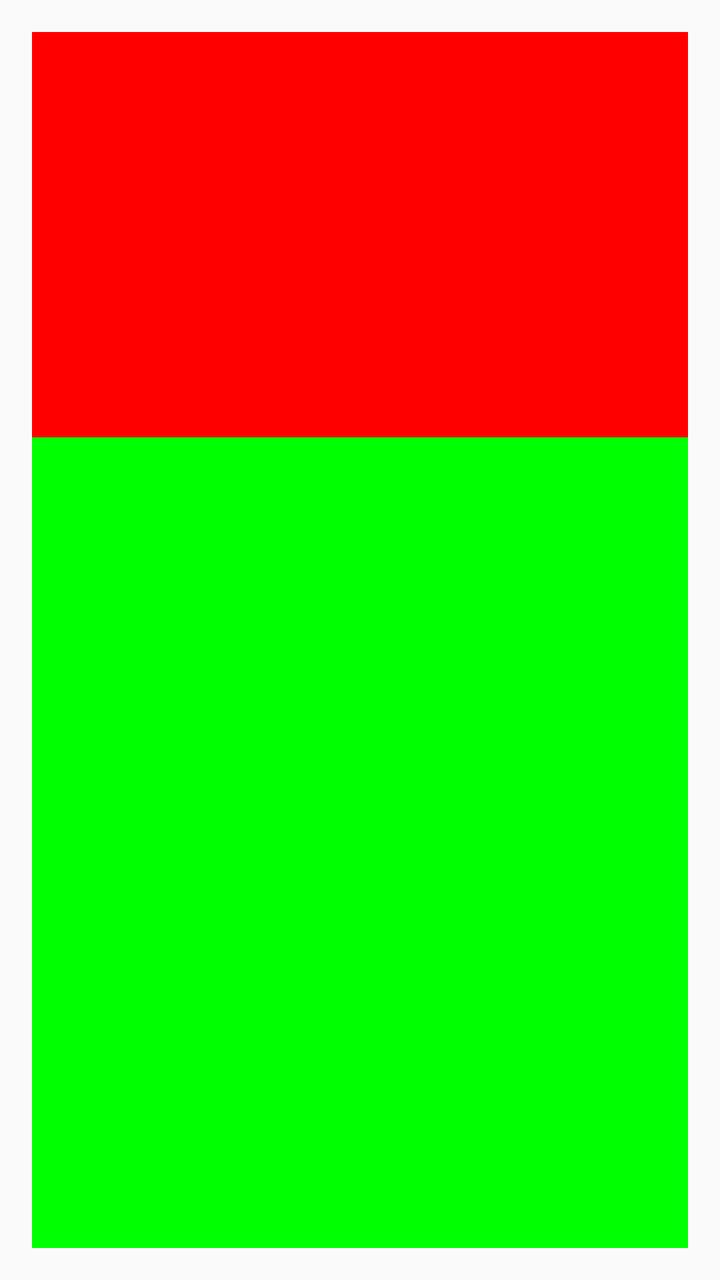
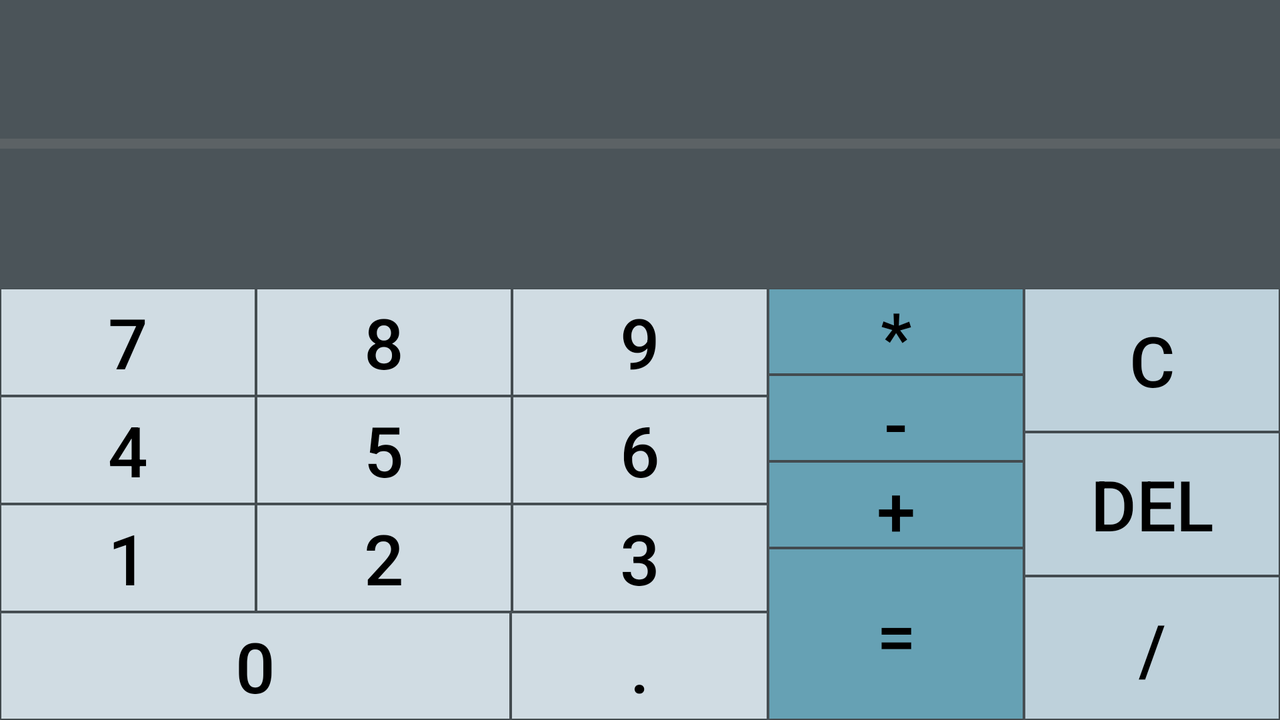

An Android layout and its configuration variant, each rendered on a device that would load it. The default file and the variant file are quoted in full after the pictures.
<!-- AndroidManifest.xml: application theme AppTheme -->
<!-- res/layout/activity_main.xml -->
<?xml version="1.0" encoding="utf-8"?>
<LinearLayout xmlns:android="http://schemas.android.com/apk/res/android"
    xmlns:tools="http://schemas.android.com/tools"
    android:layout_width="match_parent"
    android:layout_height="match_parent"
    android:paddingBottom="@dimen/activity_vertical_margin"
    android:paddingLeft="@dimen/activity_horizontal_margin"
    android:paddingRight="@dimen/activity_horizontal_margin"
    android:paddingTop="@dimen/activity_vertical_margin"
    android:orientation="vertical"
    tools:context="com.anddle.calculator.MainActivity">

    <LinearLayout
        android:layout_width="match_parent"
        android:layout_height="0dp"
        android:background="#FFFF0000"
        android:layout_weight="1"/>

    <LinearLayout
        android:layout_width="match_parent"
        android:layout_height="0dp"
        android:background="#FF00FF00"
        android:layout_weight="2"/>

</LinearLayout>
<!-- resources referenced by this layout -->
<resources>
  <dimen name="activity_horizontal_margin">16dp</dimen>
  <dimen name="activity_vertical_margin">16dp</dimen>
  <style name="AppTheme" parent="Theme.AppCompat.Light.DarkActionBar">
          
          <item name="colorPrimary">@color/colorPrimary</item>
          <item name="colorPrimaryDark">@color/colorPrimaryDark</item>
          <item name="colorAccent">@color/colorAccent</item>
      </style>
  <color name="colorPrimary">#3F51B5</color>
  <color name="colorPrimaryDark">#303F9F</color>
  <color name="colorAccent">#FF4081</color>
</resources>
<!-- res/layout-land/activity_main.xml (the repository's variant of the layout above) -->
<!-- drawn on the phone turned sideways -->
<?xml version="1.0" encoding="utf-8"?>
<LinearLayout xmlns:android="http://schemas.android.com/apk/res/android"
    xmlns:tools="http://schemas.android.com/tools"
    android:layout_width="match_parent"
    android:layout_height="match_parent"
    android:orientation="vertical"
    tools:context="com.anddle.calculator.MainActivity"
    android:background="@color/colorAppBG">

    <LinearLayout
        android:layout_width="match_parent"
        android:layout_height="0dp"
        android:layout_weight="2"
        android:orientation="vertical">

        <include layout="@layout/display_area"/>

    </LinearLayout>

    <LinearLayout
        android:layout_width="match_parent"
        android:layout_height="0dp"
        android:layout_weight="3">

        <TableLayout
            android:layout_width="0dp"
            android:layout_height="match_parent"
            android:layout_weight="3">

            <include layout="@layout/digital_btn_area"/>

        </TableLayout>

        <LinearLayout
            android:layout_width="0dp"
            android:layout_height="match_parent"
            android:layout_weight="1"
            android:orientation="vertical">

            <include layout="@layout/symbol_dark_btn_area"/>

        </LinearLayout>

        <LinearLayout android:layout_weight="1"
            android:layout_height="match_parent"
            android:layout_width="0dp"
            android:orientation="vertical">

            <include layout="@layout/symbol_light_btn_area"/>

        </LinearLayout>

    </LinearLayout>

</LinearLayout>
<!-- res/layout/display_area.xml (included above) -->
<?xml version="1.0" encoding="utf-8"?>
<merge xmlns:android="http://schemas.android.com/apk/res/android"
    android:layout_width="match_parent" android:layout_height="match_parent">

    <TextView
        android:id="@+id/result_area"
        android:layout_width="match_parent"
        android:layout_height="0dp"
        android:layout_weight="1"
        style="@style/TextAreaStyle" />

    <View
        android:layout_width="match_parent"
        android:layout_height="5dp"
        android:background="@color/colorDisplayDivider" />

    <TextView
        android:id="@+id/formula_area"
        android:layout_width="match_parent"
        android:layout_height="0dp"
        android:layout_weight="1"
        style="@style/TextAreaStyle" />

</merge>
<!-- res/layout/digital_btn_area.xml (included above) -->
<?xml version="1.0" encoding="utf-8"?>
<merge xmlns:android="http://schemas.android.com/apk/res/android"
    android:layout_width="match_parent" android:layout_height="match_parent">

    <TableRow android:layout_weight="1">
        <Button
            android:id="@+id/btn_7"
            android:onClick="onClick"
            android:layout_weight="1"
            android:layout_width="0dp"
            android:layout_height="match_parent"
            android:text="@string/btn_7"
            style="@style/DigitalBtnStyle" />

        <Button
            android:id="@+id/btn_8"
            android:onClick="onClick"
            android:layout_weight="1"
            android:layout_width="0dp"
            android:layout_height="match_parent"
            android:text="@string/btn_8"
            style="@style/DigitalBtnStyle" />

        <Button
            android:id="@+id/btn_9"
            android:onClick="onClick"
            android:layout_weight="1"
            android:layout_width="0dp"
            android:layout_height="match_parent"
            android:text="@string/btn_9"
            style="@style/DigitalBtnStyle" />
    </TableRow>

    <TableRow android:layout_weight="1">
        <Button
            android:id="@+id/btn_4"
            android:onClick="onClick"
            android:layout_weight="1"
            android:layout_width="0dp"
            android:layout_height="match_parent"
            android:text="@string/btn_4"
            style="@style/DigitalBtnStyle" />

        <Button
            android:id="@+id/btn_5"
            android:onClick="onClick"
            android:layout_weight="1"
            android:layout_width="0dp"
            android:layout_height="match_parent"
            android:text="@string/btn_5"
            style="@style/DigitalBtnStyle" />

        <Button
            android:id="@+id/btn_6"
            android:onClick="onClick"
            android:layout_weight="1"
            android:layout_width="0dp"
            android:layout_height="match_parent"
            android:text="@string/btn_6"
            style="@style/DigitalBtnStyle" />
    </TableRow>

    <TableRow android:layout_weight="1">
        <Button
            android:id="@+id/btn_1"
            android:onClick="onClick"
            android:layout_weight="1"
            android:layout_width="0dp"
            android:layout_height="match_parent"
            android:text="@string/btn_1"
            style="@style/DigitalBtnStyle" />

        <Button
            android:id="@+id/btn_2"
            android:onClick="onClick"
            android:layout_weight="1"
            android:layout_width="0dp"
            android:layout_height="match_parent"
            android:text="@string/btn_2"
            style="@style/DigitalBtnStyle" />

        <Button
            android:id="@+id/btn_3"
            android:onClick="onClick"
            android:layout_weight="1"
            android:layout_width="0dp"
            android:layout_height="match_parent"
            android:text="@string/btn_3"
            style="@style/DigitalBtnStyle" />
    </TableRow>

    <TableRow android:layout_weight="1">
        <Button
            android:id="@+id/btn_0"
            android:onClick="onClick"
            android:layout_weight="2"
            android:layout_width="0dp"
            android:layout_height="match_parent"
            android:text="@string/btn_0"
            style="@style/DigitalBtnStyle" />

        <Button
            android:id="@+id/btn_dot"
            android:onClick="onClick"
            android:layout_weight="1"
            android:layout_width="0dp"
            android:layout_height="match_parent"
            android:text="@string/btn_dot"
            style="@style/DigitalBtnStyle" />
    </TableRow>

</merge>
<!-- res/layout/symbol_dark_btn_area.xml (included above) -->
<?xml version="1.0" encoding="utf-8"?>
<merge xmlns:android="http://schemas.android.com/apk/res/android"
    android:layout_width="match_parent" android:layout_height="match_parent">

    <Button
        android:id="@+id/btn_mul"
        android:onClick="onClick"
        android:layout_weight="1"
        android:layout_width="match_parent"
        android:layout_height="0dp"
        android:text="@string/btn_mul"
        style="@style/SymbolDarkBtnStyle" />

    <Button
        android:id="@+id/btn_sub"
        android:onClick="onClick"
        android:layout_weight="1"
        android:layout_width="match_parent"
        android:layout_height="0dp"
        android:text="@string/btn_sub"
        style="@style/SymbolDarkBtnStyle" />

    <Button
        android:id="@+id/btn_add"
        android:onClick="onClick"
        android:layout_weight="1"
        android:layout_width="match_parent"
        android:layout_height="0dp"
        android:text="@string/btn_add"
        style="@style/SymbolDarkBtnStyle" />

    <Button
        android:id="@+id/btn_equ"
        android:layout_weight="2"
        android:layout_width="match_parent"
        android:layout_height="0dp"
        android:text="@string/btn_equ"
        android:onClick="onClick"
        style="@style/SymbolDarkBtnStyle" />

</merge>
<!-- res/layout/symbol_light_btn_area.xml (included above) -->
<?xml version="1.0" encoding="utf-8"?>
<merge xmlns:android="http://schemas.android.com/apk/res/android"
    android:layout_width="match_parent" android:layout_height="match_parent">

    <Button
        android:id="@+id/btn_c"
        android:onClick="onClick"
        android:layout_weight="1"
        android:layout_width="match_parent"
        android:layout_height="match_parent"
        android:text="@string/btn_c"
        style="@style/SymbolLightBtnStyle" />

    <Button
        android:id="@+id/btn_del"
        android:onClick="onClick"
        android:layout_weight="1"
        android:layout_width="match_parent"
        android:layout_height="match_parent"
        android:text="@string/btn_del"
        style="@style/SymbolLightBtnStyle" />

    <Button
        android:id="@+id/btn_div"
        android:onClick="onClick"
        android:layout_weight="1"
        android:layout_width="match_parent"
        android:layout_height="match_parent"
        android:text="@string/btn_div"
        style="@style/SymbolLightBtnStyle" />

</merge>
<!-- resources referenced by the variant -->
<!-- as the phone turned sideways resolves them -->
<resources>
  <color name="colorAppBG">#FF4B5459</color>
  <color name="colorDisplayDivider">#FF5C6265</color>
  <string name="btn_0">0</string>
  <string name="btn_1">1</string>
  <string name="btn_2">2</string>
  <string name="btn_3">3</string>
  <string name="btn_4">4</string>
  <string name="btn_5">5</string>
  <string name="btn_6">6</string>
  <string name="btn_7">7</string>
  <string name="btn_8">8</string>
  <string name="btn_9">9</string>
  <string name="btn_add">+</string>
  <string name="btn_c">C</string>
  <string name="btn_del">DEL</string>
  <string name="btn_div">/</string>
  <string name="btn_dot">.</string>
  <string name="btn_equ">=</string>
  <string name="btn_mul">*</string>
  <string name="btn_sub">-</string>
  <style name="DigitalBtnStyle">
          <item name="android:layout_margin">0.5dp</item>
          <item name="android:textSize">35sp</item>
          <item name="android:textColor">#FF000000</item>
          <item name="android:background">@drawable/digital_btn_selector</item>
      </style>
  <style name="SymbolDarkBtnStyle">
          <item name="android:layout_margin">0.5dp</item>
          <item name="android:textSize">35sp</item>
          <item name="android:textColor">#FF000000</item>
          <item name="android:background">@drawable/symbol_dark_btn_selector</item>
      </style>
  <style name="SymbolLightBtnStyle">
          <item name="android:layout_margin">0.5dp</item>
          <item name="android:textSize">35sp</item>
          <item name="android:textColor">#FF000000</item>
          <item name="android:background">@drawable/symbol_light_btn_selector</item>
      </style>
  <style name="TextAreaStyle">
          <item name="android:textColor">#FFFFFFFF</item>
          <item name="android:textSize">45sp</item>
          <item name="android:gravity">center_vertical|right</item>
      </style>
  <style name="AppTheme" parent="Theme.AppCompat.Light.DarkActionBar">
          
          <item name="colorPrimary">@color/colorPrimary</item>
          <item name="colorPrimaryDark">@color/colorPrimaryDark</item>
          <item name="colorAccent">@color/colorAccent</item>
      </style>
  <!-- drawable digital_btn_selector (drawable) -->
  <?xml version="1.0" encoding="utf-8"?>
  <selector xmlns:android="http://schemas.android.com/apk/res/android">
  
      <item android:state_pressed="true" android:drawable="@color/colorDigitalBtnPressed" />
      <item android:state_pressed="false" android:drawable="@color/colorDigitalBtnNormal" />
  </selector>
  <!-- drawable symbol_dark_btn_selector (drawable) -->
  <?xml version="1.0" encoding="utf-8"?>
  <selector xmlns:android="http://schemas.android.com/apk/res/android">
  
      <item android:state_pressed="true" android:drawable="@color/colorSymbolDarkBtnPressed" />
      <item android:state_pressed="false" android:drawable="@color/colorSymbolDarkBtnNormal" />
  </selector>
  <!-- drawable symbol_light_btn_selector (drawable) -->
  <?xml version="1.0" encoding="utf-8"?>
  <selector xmlns:android="http://schemas.android.com/apk/res/android">
  
      <item android:state_pressed="true" android:drawable="@color/colorSymbolLightBtnPressed" />
      <item android:state_pressed="false" android:drawable="@color/colorSymbolLightBtnNormal" />
  </selector>
  <color name="colorPrimary">#3F51B5</color>
  <color name="colorPrimaryDark">#303F9F</color>
  <color name="colorAccent">#FF4081</color>
  <color name="colorDigitalBtnPressed">#BED1DB</color>
  <color name="colorDigitalBtnNormal">#D0DCE3</color>
  <color name="colorSymbolDarkBtnPressed">#78CCE6</color>
  <color name="colorSymbolDarkBtnNormal">#66A1B4</color>
  <color name="colorSymbolLightBtnPressed">#66A1B4</color>
  <color name="colorSymbolLightBtnNormal">#BED1DB</color>
</resources>
